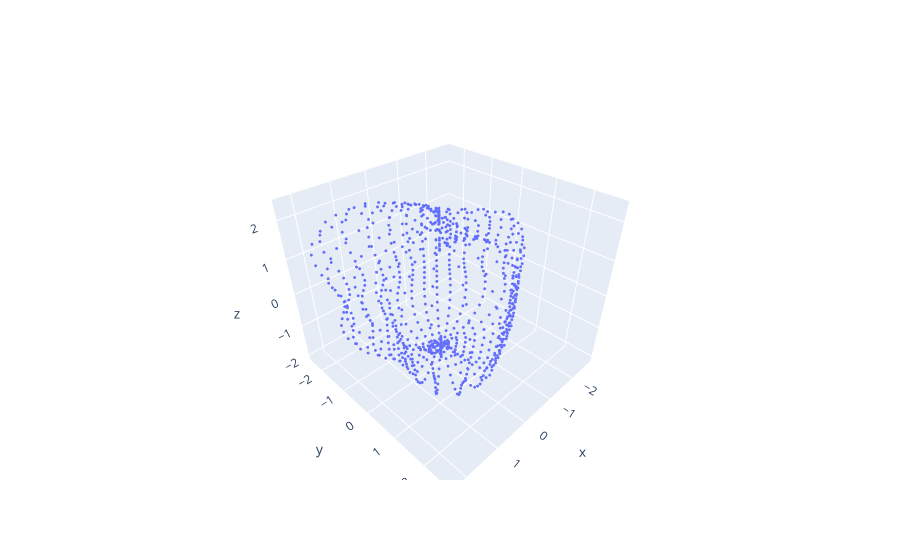

Notebook code for this chart:
### Code cell
batch = 1
m = 3
n = 1
n1 = 1
n2 = 10
n3 = 3
a = 1
b = 1
P = 50
dim = 3
sample_num = 30
points_num = 7

rotations = [[0., 0., 0.]]
transitions = [[0., 0., 0.]]
linear_scales = [[1., 1., 1.]]

preset_params = utils.generate_multiple_primitive_params(
    m,
    n1,
    n2,
    n3,
    a,
    b,
    rotations_angle=rotations,
    transitions=transitions,
    linear_scales=linear_scales,
    nn=n)

thetas = utils.sample_spherical_angles(
    sample_num=sample_num, batch=batch, dim=dim)
sampler = periodic_shape_sampler_xyz.PeriodicShapeSamplerXYZ(points_num, m, n, dim=dim, last_scale=0.5)
#sampler.get_periodic_net_r = (lambda *args, **kwargs: torch.zeros([batch, n, sample_num**2, 2]))
sampler.eval()
points = torch.ones([batch, points_num, dim]).float()
# B, N, P
radius = sampler.transform_circumference_angle_to_super_shape_radius(
    thetas, preset_params, points=points)
# B, P, dim
coord = sampler.transform_circumference_angle_to_super_shape_world_cartesian_coord(
    thetas, radius, preset_params, points=points).view(batch, -1, dim)

sgn = sampler.transform_world_cartesian_coord_to_tsd(
    coord, preset_params, points=points)

points_numpy = plot.tensor2numpy(coord)
points_numpy = plot.check_and_reduce_batch(points_numpy, 3, [3, 4])

plots = []
marker_opt = dict(size=1)
n = points_numpy.shape[0]
x = points_numpy[0, :, 0]
y = points_numpy[0, :, 1]
z = points_numpy[0, :, 2]
plots.append(
        go.Scatter3d(x=x, y=y, z=z, mode='markers', marker=marker_opt))
sgn = sgn.view(-1)
error_idx =  ~((-1e-5 < sgn) & (sgn < 1e-5))
print(sgn[error_idx])
print(error_idx)
plots.append(
        go.Scatter3d(x=x[error_idx], y=y[error_idx], z=z[error_idx], mode='markers', marker=marker_opt))
fig = go.Figure(data=plots)
fig.update_layout(scene_aspectmode='data')
fig.show()

error_thetas0 = thetas[..., 0].view(-1)[error_idx]/math.pi * 180.
error_thetas1 = thetas[..., 1].view(-1)[error_idx]/math.pi * 180.

for (theta, phi) in zip(error_thetas0, error_thetas1):
    print(theta, phi)

### Figure 1 — Plotly figure (JSON) as saved in the notebook; plotly's stock layout.template omitted (floating-point values rounded to 4 significant figures; data arrays with more than 128 entries replaced by an {"elided": "..."} marker saying what was removed)
{"data": [{"marker": {"size": 1}, "mode": "markers", "type": "scatter3d", "x": {"elided": "900 float values"}, "y": {"elided": "900 float values"}, "z": {"elided": "900 float values"}}, {"marker": {"size": 1}, "mode": "markers", "type": "scatter3d", "x": [], "y": [], "z": []}], "layout": {"scene": {"aspectmode": "data"}}}
